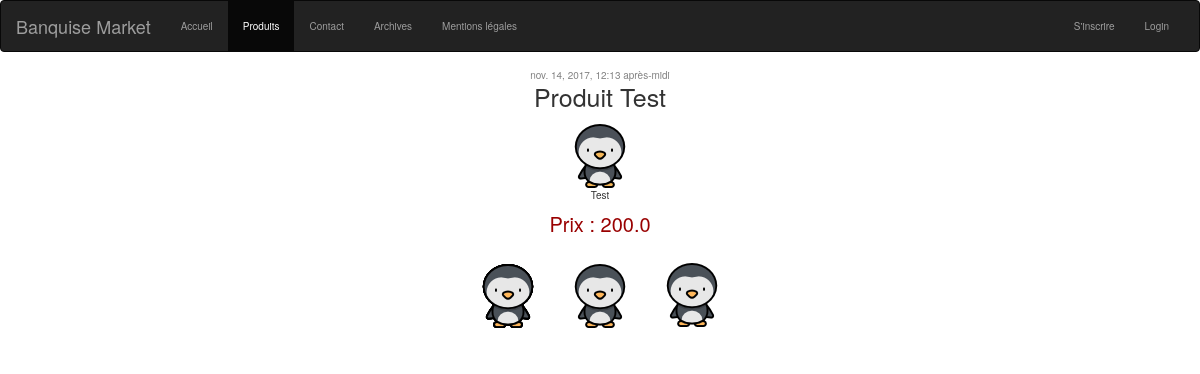
/produits/3/, run on the app's committed database.
### produit/models.py (models this page shows, shortened)
class Produit(models.Model):
    nom = models.CharField(max_length=30)
    prix = models.FloatField()
    descriptif = models.TextField()
    qte = models.PositiveIntegerField()
    image = models.ImageField(blank=True, null=True)
    published_date = models.DateTimeField(blank=True, null=True)

### produit/views.py (the view)
# urls.py: url(r'^produits/(?P<pk>\d+)/$', views.produit_detail, name='produit_detail'),
def produit_detail(request, pk):
    produit = get_object_or_404(Produit, pk=pk)
    return render(request, 'produit/produit_detail.html', {'produit': produit, 'nbar': 'produits'})

### produit/templates/produit/produit_detail.html
{% extends 'base.html' %}
{% block content %}
    <div id="produit">
        {% if produit.published_date %}
            <div class="date">
                {{ produit.published_date }}
            </div>
            <p id="nomProduit"> {{ produit.nom }} </p>
            {% if produit.image %}
                <img src="{{ produit.image.url }}"/>
            {% endif %}
            <p id="descriptif">{{ produit.descriptif }}</p>
            <div class="prix">
                <p>Prix : {{ produit.prix }}</p>
            </div>
        {% endif %}
    </div>
{% endblock %}

### banquiseMarket/static/test.css (style rules this page uses)
body { font: 300 100% 'Helvetica Neue', Helvetica, Arial; text-align: center; }
#produit { text-align: center; margin-left: auto; margin-right: auto; }
#descriptif { word-wrap: break-word; white-space: -moz-pre-wrap; white-space: pre-wrap; }
#nomProduit { font-size: 25px; }
.date { color: #828282; line-height: 60% }
.prix { font-size: 20px; color: #990000; line-height: 120% }

### data on the page
Produit: published_date "nov. 14, 2017, 12:13 après-midi", nom "Produit Test", image (picture), descriptif "Test", prix "200.0"
